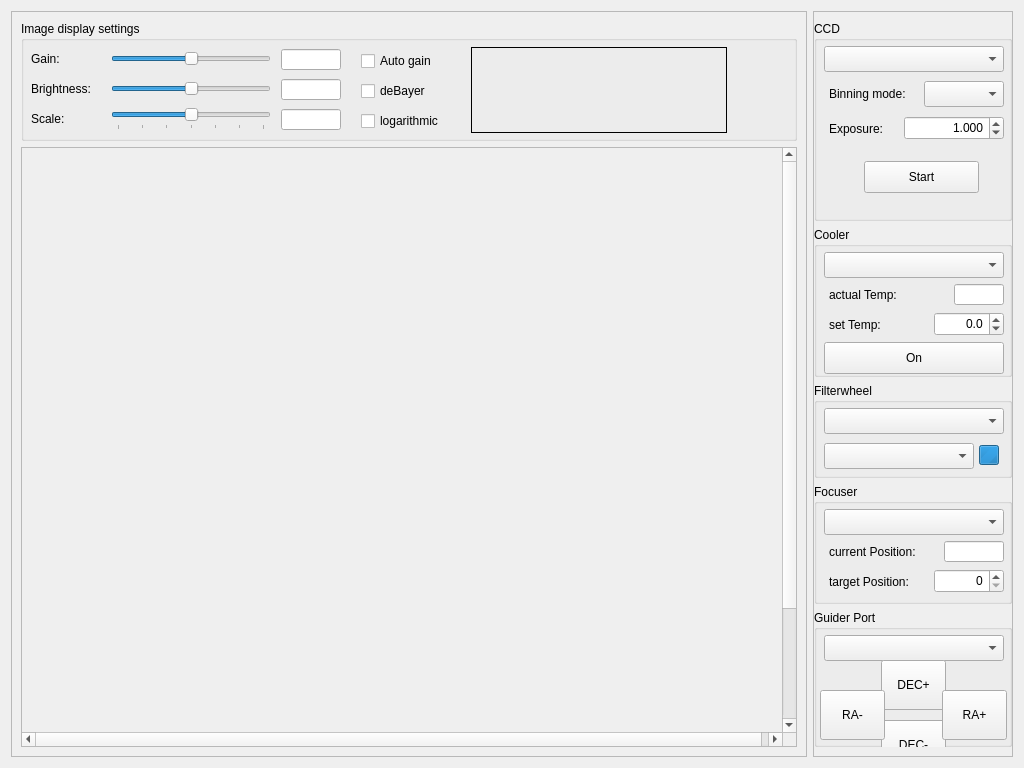
<?xml version="1.0" encoding="UTF-8"?>
<ui version="4.0">
 <class>PreviewWindow</class>
 <widget class="QWidget" name="PreviewWindow">
  <property name="geometry">
   <rect>
    <x>0</x>
    <y>0</y>
    <width>1024</width>
    <height>768</height>
   </rect>
  </property>
  <property name="windowTitle">
   <string>Form</string>
  </property>
  <layout class="QHBoxLayout" name="horizontalLayout">
   <item>
    <widget class="QFrame" name="imageFrame">
     <property name="frameShape">
      <enum>QFrame::StyledPanel</enum>
     </property>
     <property name="frameShadow">
      <enum>QFrame::Raised</enum>
     </property>
     <layout class="QVBoxLayout" name="verticalLayout_3">
      <item>
       <widget class="QGroupBox" name="imageOptions">
        <property name="minimumSize">
         <size>
          <width>0</width>
          <height>120</height>
         </size>
        </property>
        <property name="maximumSize">
         <size>
          <width>16777215</width>
          <height>120</height>
         </size>
        </property>
        <property name="title">
         <string>Image display settings</string>
        </property>
        <widget class="QSlider" name="gainSlider">
         <property name="geometry">
          <rect>
           <x>90</x>
           <y>27</y>
           <width>160</width>
           <height>22</height>
          </rect>
         </property>
         <property name="minimum">
          <number>-256</number>
         </property>
         <property name="maximum">
          <number>256</number>
         </property>
         <property name="singleStep">
          <number>8</number>
         </property>
         <property name="pageStep">
          <number>64</number>
         </property>
         <property name="orientation">
          <enum>Qt::Horizontal</enum>
         </property>
        </widget>
        <widget class="QLabel" name="gainLabel">
         <property name="geometry">
          <rect>
           <x>10</x>
           <y>30</y>
           <width>41</width>
           <height>16</height>
          </rect>
         </property>
         <property name="text">
          <string>Gain:</string>
         </property>
        </widget>
        <widget class="QLineEdit" name="gainField">
         <property name="geometry">
          <rect>
           <x>260</x>
           <y>28</y>
           <width>60</width>
           <height>21</height>
          </rect>
         </property>
         <property name="readOnly">
          <bool>true</bool>
         </property>
        </widget>
        <widget class="QLabel" name="brightnessLabel">
         <property name="geometry">
          <rect>
           <x>10</x>
           <y>60</y>
           <width>71</width>
           <height>16</height>
          </rect>
         </property>
         <property name="text">
          <string>Brightness:</string>
         </property>
        </widget>
        <widget class="QSlider" name="brightnessSlider">
         <property name="geometry">
          <rect>
           <x>90</x>
           <y>57</y>
           <width>160</width>
           <height>22</height>
          </rect>
         </property>
         <property name="minimum">
          <number>-256</number>
         </property>
         <property name="maximum">
          <number>256</number>
         </property>
         <property name="orientation">
          <enum>Qt::Horizontal</enum>
         </property>
        </widget>
        <widget class="QLineEdit" name="brightnessField">
         <property name="geometry">
          <rect>
           <x>260</x>
           <y>58</y>
           <width>60</width>
           <height>21</height>
          </rect>
         </property>
        </widget>
        <widget class="QCheckBox" name="autogainBox">
         <property name="geometry">
          <rect>
           <x>340</x>
           <y>30</y>
           <width>89</width>
           <height>20</height>
          </rect>
         </property>
         <property name="text">
          <string>Auto gain</string>
         </property>
        </widget>
        <widget class="QCheckBox" name="debayerBox">
         <property name="geometry">
          <rect>
           <x>340</x>
           <y>60</y>
           <width>89</width>
           <height>20</height>
          </rect>
         </property>
         <property name="text">
          <string>deBayer</string>
         </property>
        </widget>
        <widget class="QLabel" name="histogramLabel">
         <property name="geometry">
          <rect>
           <x>450</x>
           <y>26</y>
           <width>256</width>
           <height>86</height>
          </rect>
         </property>
         <property name="frameShape">
          <enum>QFrame::Box</enum>
         </property>
         <property name="text">
          <string/>
         </property>
        </widget>
        <widget class="QLabel" name="scaleLabel">
         <property name="geometry">
          <rect>
           <x>10</x>
           <y>90</y>
           <width>59</width>
           <height>16</height>
          </rect>
         </property>
         <property name="text">
          <string>Scale:</string>
         </property>
        </widget>
        <widget class="QSlider" name="scaleSlider">
         <property name="geometry">
          <rect>
           <x>90</x>
           <y>87</y>
           <width>160</width>
           <height>22</height>
          </rect>
         </property>
         <property name="minimum">
          <number>-3</number>
         </property>
         <property name="maximum">
          <number>3</number>
         </property>
         <property name="orientation">
          <enum>Qt::Horizontal</enum>
         </property>
         <property name="tickPosition">
          <enum>QSlider::TicksBelow</enum>
         </property>
         <property name="tickInterval">
          <number>1</number>
         </property>
        </widget>
        <widget class="QLineEdit" name="scaleField">
         <property name="geometry">
          <rect>
           <x>260</x>
           <y>88</y>
           <width>60</width>
           <height>21</height>
          </rect>
         </property>
         <property name="readOnly">
          <bool>true</bool>
         </property>
        </widget>
        <widget class="QCheckBox" name="logarithmicBox">
         <property name="geometry">
          <rect>
           <x>340</x>
           <y>90</y>
           <width>90</width>
           <height>20</height>
          </rect>
         </property>
         <property name="text">
          <string>logarithmic</string>
         </property>
        </widget>
       </widget>
      </item>
      <item>
       <widget class="QScrollArea" name="scrollArea">
        <property name="verticalScrollBarPolicy">
         <enum>Qt::ScrollBarAlwaysOn</enum>
        </property>
        <property name="horizontalScrollBarPolicy">
         <enum>Qt::ScrollBarAlwaysOn</enum>
        </property>
        <property name="sizeAdjustPolicy">
         <enum>QAbstractScrollArea::AdjustToContents</enum>
        </property>
        <property name="widgetResizable">
         <bool>false</bool>
        </property>
        <property name="alignment">
         <set>Qt::AlignCenter</set>
        </property>
        <widget class="QWidget" name="scrollAreaWidgetContents">
         <property name="geometry">
          <rect>
           <x>0</x>
           <y>0</y>
           <width>767</width>
           <height>727</height>
          </rect>
         </property>
         <zorder>imageOptions</zorder>
        </widget>
       </widget>
      </item>
     </layout>
    </widget>
   </item>
   <item>
    <widget class="QFrame" name="frame">
     <property name="minimumSize">
      <size>
       <width>200</width>
       <height>0</height>
      </size>
     </property>
     <property name="frameShape">
      <enum>QFrame::StyledPanel</enum>
     </property>
     <property name="frameShadow">
      <enum>QFrame::Raised</enum>
     </property>
     <property name="lineWidth">
      <number>0</number>
     </property>
     <layout class="QVBoxLayout" name="verticalLayout">
      <property name="leftMargin">
       <number>0</number>
      </property>
      <property name="rightMargin">
       <number>0</number>
      </property>
      <item>
       <widget class="QGroupBox" name="box1CCD">
        <property name="minimumSize">
         <size>
          <width>0</width>
          <height>200</height>
         </size>
        </property>
        <property name="maximumSize">
         <size>
          <width>16777215</width>
          <height>200</height>
         </size>
        </property>
        <property name="title">
         <string>CCD</string>
        </property>
        <widget class="QComboBox" name="ccdSelectionBox">
         <property name="geometry">
          <rect>
           <x>10</x>
           <y>25</y>
           <width>180</width>
           <height>26</height>
          </rect>
         </property>
        </widget>
        <widget class="QComboBox" name="binningBox">
         <property name="geometry">
          <rect>
           <x>110</x>
           <y>60</y>
           <width>80</width>
           <height>26</height>
          </rect>
         </property>
        </widget>
        <widget class="QLabel" name="label">
         <property name="geometry">
          <rect>
           <x>15</x>
           <y>65</y>
           <width>90</width>
           <height>16</height>
          </rect>
         </property>
         <property name="text">
          <string>Binning mode:</string>
         </property>
        </widget>
        <widget class="QLabel" name="label_4">
         <property name="geometry">
          <rect>
           <x>15</x>
           <y>100</y>
           <width>59</width>
           <height>16</height>
          </rect>
         </property>
         <property name="text">
          <string>Exposure:</string>
         </property>
        </widget>
        <widget class="QDoubleSpinBox" name="exposureSpinBox">
         <property name="geometry">
          <rect>
           <x>90</x>
           <y>95</y>
           <width>100</width>
           <height>24</height>
          </rect>
         </property>
         <property name="alignment">
          <set>Qt::AlignRight|Qt::AlignTrailing|Qt::AlignVCenter</set>
         </property>
         <property name="decimals">
          <number>3</number>
         </property>
         <property name="maximum">
          <double>3600.000000000000000</double>
         </property>
         <property name="value">
          <double>1.000000000000000</double>
         </property>
        </widget>
        <widget class="QPushButton" name="startButton">
         <property name="geometry">
          <rect>
           <x>50</x>
           <y>140</y>
           <width>115</width>
           <height>32</height>
          </rect>
         </property>
         <property name="text">
          <string>Start</string>
         </property>
        </widget>
       </widget>
      </item>
      <item>
       <widget class="QGroupBox" name="box2Cooler">
        <property name="minimumSize">
         <size>
          <width>0</width>
          <height>150</height>
         </size>
        </property>
        <property name="maximumSize">
         <size>
          <width>16777215</width>
          <height>150</height>
         </size>
        </property>
        <property name="title">
         <string>Cooler</string>
        </property>
        <widget class="QComboBox" name="coolerSelectionBox">
         <property name="geometry">
          <rect>
           <x>10</x>
           <y>25</y>
           <width>180</width>
           <height>26</height>
          </rect>
         </property>
        </widget>
        <widget class="QLabel" name="labelActualTemp">
         <property name="geometry">
          <rect>
           <x>15</x>
           <y>60</y>
           <width>100</width>
           <height>16</height>
          </rect>
         </property>
         <property name="text">
          <string>actual Temp:</string>
         </property>
        </widget>
        <widget class="QLineEdit" name="actualTempField">
         <property name="geometry">
          <rect>
           <x>140</x>
           <y>57</y>
           <width>50</width>
           <height>21</height>
          </rect>
         </property>
         <property name="alignment">
          <set>Qt::AlignRight|Qt::AlignTrailing|Qt::AlignVCenter</set>
         </property>
         <property name="readOnly">
          <bool>true</bool>
         </property>
        </widget>
        <widget class="QLabel" name="labelSetTemp">
         <property name="geometry">
          <rect>
           <x>15</x>
           <y>90</y>
           <width>100</width>
           <height>16</height>
          </rect>
         </property>
         <property name="text">
          <string>set Temp:</string>
         </property>
        </widget>
        <widget class="QDoubleSpinBox" name="setTempSpinBox">
         <property name="geometry">
          <rect>
           <x>120</x>
           <y>85</y>
           <width>70</width>
           <height>24</height>
          </rect>
         </property>
         <property name="alignment">
          <set>Qt::AlignRight|Qt::AlignTrailing|Qt::AlignVCenter</set>
         </property>
         <property name="decimals">
          <number>1</number>
         </property>
         <property name="minimum">
          <double>-40.000000000000000</double>
         </property>
         <property name="maximum">
          <double>20.000000000000000</double>
         </property>
        </widget>
        <widget class="QPushButton" name="coolerOnButton">
         <property name="geometry">
          <rect>
           <x>10</x>
           <y>115</y>
           <width>180</width>
           <height>32</height>
          </rect>
         </property>
         <property name="text">
          <string>On</string>
         </property>
        </widget>
       </widget>
      </item>
      <item>
       <widget class="QGroupBox" name="box3Filterwheel">
        <property name="maximumSize">
         <size>
          <width>16777215</width>
          <height>95</height>
         </size>
        </property>
        <property name="title">
         <string>Filterwheel</string>
        </property>
        <widget class="QComboBox" name="filterwheelSelectionBox">
         <property name="geometry">
          <rect>
           <x>10</x>
           <y>25</y>
           <width>180</width>
           <height>26</height>
          </rect>
         </property>
        </widget>
        <widget class="QComboBox" name="filternameBox">
         <property name="geometry">
          <rect>
           <x>10</x>
           <y>60</y>
           <width>150</width>
           <height>26</height>
          </rect>
         </property>
        </widget>
        <widget class="QProgressBar" name="filterwheelStatus">
         <property name="geometry">
          <rect>
           <x>165</x>
           <y>62</y>
           <width>20</width>
           <height>20</height>
          </rect>
         </property>
         <property name="maximum">
          <number>0</number>
         </property>
         <property name="value">
          <number>-1</number>
         </property>
         <property name="textVisible">
          <bool>false</bool>
         </property>
        </widget>
       </widget>
      </item>
      <item>
       <widget class="QGroupBox" name="groupBox">
        <property name="maximumSize">
         <size>
          <width>16777215</width>
          <height>120</height>
         </size>
        </property>
        <property name="title">
         <string>Focuser</string>
        </property>
        <widget class="QComboBox" name="focuserSelectionBox">
         <property name="geometry">
          <rect>
           <x>10</x>
           <y>25</y>
           <width>180</width>
           <height>26</height>
          </rect>
         </property>
        </widget>
        <widget class="QLineEdit" name="focuserCurrentField">
         <property name="geometry">
          <rect>
           <x>130</x>
           <y>57</y>
           <width>60</width>
           <height>21</height>
          </rect>
         </property>
         <property name="alignment">
          <set>Qt::AlignRight|Qt::AlignTrailing|Qt::AlignVCenter</set>
         </property>
        </widget>
        <widget class="QLabel" name="label_2">
         <property name="geometry">
          <rect>
           <x>15</x>
           <y>60</y>
           <width>110</width>
           <height>16</height>
          </rect>
         </property>
         <property name="text">
          <string>current Position:</string>
         </property>
        </widget>
        <widget class="QSpinBox" name="focuserSet">
         <property name="geometry">
          <rect>
           <x>120</x>
           <y>85</y>
           <width>70</width>
           <height>24</height>
          </rect>
         </property>
         <property name="alignment">
          <set>Qt::AlignRight|Qt::AlignTrailing|Qt::AlignVCenter</set>
         </property>
        </widget>
        <widget class="QLabel" name="label_3">
         <property name="geometry">
          <rect>
           <x>15</x>
           <y>90</y>
           <width>100</width>
           <height>16</height>
          </rect>
         </property>
         <property name="text">
          <string>target Position:</string>
         </property>
        </widget>
       </widget>
      </item>
      <item>
       <widget class="QGroupBox" name="groupBox_2">
        <property name="maximumSize">
         <size>
          <width>16777215</width>
          <height>162</height>
         </size>
        </property>
        <property name="title">
         <string>Guider Port</string>
        </property>
        <widget class="QComboBox" name="guiderportSelectionBox">
         <property name="geometry">
          <rect>
           <x>10</x>
           <y>25</y>
           <width>180</width>
           <height>26</height>
          </rect>
         </property>
        </widget>
        <widget class="QPushButton" name="decplusButton">
         <property name="geometry">
          <rect>
           <x>67</x>
           <y>50</y>
           <width>65</width>
           <height>50</height>
          </rect>
         </property>
         <property name="text">
          <string>DEC+</string>
         </property>
        </widget>
        <widget class="QPushButton" name="decminusButton">
         <property name="geometry">
          <rect>
           <x>67</x>
           <y>110</y>
           <width>65</width>
           <height>50</height>
          </rect>
         </property>
         <property name="text">
          <string>DEC-</string>
         </property>
        </widget>
        <widget class="QPushButton" name="raminusButton">
         <property name="geometry">
          <rect>
           <x>6</x>
           <y>80</y>
           <width>65</width>
           <height>50</height>
          </rect>
         </property>
         <property name="text">
          <string>RA-</string>
         </property>
        </widget>
        <widget class="QPushButton" name="raplusButton">
         <property name="geometry">
          <rect>
           <x>128</x>
           <y>80</y>
           <width>65</width>
           <height>50</height>
          </rect>
         </property>
         <property name="text">
          <string>RA+</string>
         </property>
        </widget>
       </widget>
      </item>
     </layout>
    </widget>
   </item>
  </layout>
 </widget>
 <resources/>
 <connections>
  <connection>
   <sender>coolerOnButton</sender>
   <signal>clicked()</signal>
   <receiver>PreviewWindow</receiver>
   <slot>coolerOnOff()</slot>
   <hints>
    <hint type="sourcelabel">
     <x>941</x>
     <y>348</y>
    </hint>
    <hint type="destinationlabel">
     <x>1018</x>
     <y>342</y>
    </hint>
   </hints>
  </connection>
  <connection>
   <sender>setTempSpinBox</sender>
   <signal>valueChanged(double)</signal>
   <receiver>PreviewWindow</receiver>
   <slot>coolerTemperatureChanged(double)</slot>
   <hints>
    <hint type="sourcelabel">
     <x>977</x>
     <y>310</y>
    </hint>
    <hint type="destinationlabel">
     <x>1023</x>
     <y>311</y>
    </hint>
   </hints>
  </connection>
  <connection>
   <sender>filternameBox</sender>
   <signal>currentIndexChanged(int)</signal>
   <receiver>PreviewWindow</receiver>
   <slot>filterwheelFilterChanged(int)</slot>
   <hints>
    <hint type="sourcelabel">
     <x>966</x>
     <y>433</y>
    </hint>
    <hint type="destinationlabel">
     <x>1021</x>
     <y>434</y>
    </hint>
   </hints>
  </connection>
  <connection>
   <sender>ccdSelectionBox</sender>
   <signal>currentIndexChanged(int)</signal>
   <receiver>PreviewWindow</receiver>
   <slot>ccdChanged(int)</slot>
   <hints>
    <hint type="sourcelabel">
     <x>969</x>
     <y>51</y>
    </hint>
    <hint type="destinationlabel">
     <x>1019</x>
     <y>49</y>
    </hint>
   </hints>
  </connection>
  <connection>
   <sender>coolerSelectionBox</sender>
   <signal>currentIndexChanged(int)</signal>
   <receiver>PreviewWindow</receiver>
   <slot>coolerChanged(int)</slot>
   <hints>
    <hint type="sourcelabel">
     <x>960</x>
     <y>254</y>
    </hint>
    <hint type="destinationlabel">
     <x>1020</x>
     <y>250</y>
    </hint>
   </hints>
  </connection>
  <connection>
   <sender>filterwheelSelectionBox</sender>
   <signal>currentIndexChanged(int)</signal>
   <receiver>PreviewWindow</receiver>
   <slot>filterwheelChanged(int)</slot>
   <hints>
    <hint type="sourcelabel">
     <x>970</x>
     <y>400</y>
    </hint>
    <hint type="destinationlabel">
     <x>1020</x>
     <y>402</y>
    </hint>
   </hints>
  </connection>
  <connection>
   <sender>focuserSelectionBox</sender>
   <signal>currentIndexChanged(int)</signal>
   <receiver>PreviewWindow</receiver>
   <slot>focuserChanged(int)</slot>
   <hints>
    <hint type="sourcelabel">
     <x>939</x>
     <y>501</y>
    </hint>
    <hint type="destinationlabel">
     <x>1016</x>
     <y>630</y>
    </hint>
   </hints>
  </connection>
  <connection>
   <sender>focuserSet</sender>
   <signal>valueChanged(int)</signal>
   <receiver>PreviewWindow</receiver>
   <slot>focuserSetChanged(int)</slot>
   <hints>
    <hint type="sourcelabel">
     <x>971</x>
     <y>560</y>
    </hint>
    <hint type="destinationlabel">
     <x>1014</x>
     <y>688</y>
    </hint>
   </hints>
  </connection>
  <connection>
   <sender>guiderportSelectionBox</sender>
   <signal>currentIndexChanged(int)</signal>
   <receiver>PreviewWindow</receiver>
   <slot>guiderportChanged(int)</slot>
   <hints>
    <hint type="sourcelabel">
     <x>930</x>
     <y>613</y>
    </hint>
    <hint type="destinationlabel">
     <x>1013</x>
     <y>618</y>
    </hint>
   </hints>
  </connection>
  <connection>
   <sender>decplusButton</sender>
   <signal>clicked()</signal>
   <receiver>PreviewWindow</receiver>
   <slot>guiderportActivated()</slot>
   <hints>
    <hint type="sourcelabel">
     <x>919</x>
     <y>655</y>
    </hint>
    <hint type="destinationlabel">
     <x>1021</x>
     <y>667</y>
    </hint>
   </hints>
  </connection>
  <connection>
   <sender>raplusButton</sender>
   <signal>clicked()</signal>
   <receiver>PreviewWindow</receiver>
   <slot>guiderportActivated()</slot>
   <hints>
    <hint type="sourcelabel">
     <x>967</x>
     <y>697</y>
    </hint>
    <hint type="destinationlabel">
     <x>1017</x>
     <y>727</y>
    </hint>
   </hints>
  </connection>
  <connection>
   <sender>decminusButton</sender>
   <signal>clicked()</signal>
   <receiver>PreviewWindow</receiver>
   <slot>guiderportActivated()</slot>
   <hints>
    <hint type="sourcelabel">
     <x>932</x>
     <y>708</y>
    </hint>
    <hint type="destinationlabel">
     <x>1016</x>
     <y>718</y>
    </hint>
   </hints>
  </connection>
  <connection>
   <sender>raminusButton</sender>
   <signal>clicked()</signal>
   <receiver>PreviewWindow</receiver>
   <slot>guiderportActivated()</slot>
   <hints>
    <hint type="sourcelabel">
     <x>843</x>
     <y>678</y>
    </hint>
    <hint type="destinationlabel">
     <x>987</x>
     <y>760</y>
    </hint>
   </hints>
  </connection>
  <connection>
   <sender>startButton</sender>
   <signal>clicked()</signal>
   <receiver>PreviewWindow</receiver>
   <slot>toggleStream()</slot>
   <hints>
    <hint type="sourcelabel">
     <x>945</x>
     <y>162</y>
    </hint>
    <hint type="destinationlabel">
     <x>1017</x>
     <y>162</y>
    </hint>
   </hints>
  </connection>
  <connection>
   <sender>exposureSpinBox</sender>
   <signal>editingFinished()</signal>
   <receiver>PreviewWindow</receiver>
   <slot>exposureChanged()</slot>
   <hints>
    <hint type="sourcelabel">
     <x>956</x>
     <y>122</y>
    </hint>
    <hint type="destinationlabel">
     <x>1018</x>
     <y>120</y>
    </hint>
   </hints>
  </connection>
  <connection>
   <sender>binningBox</sender>
   <signal>currentIndexChanged(int)</signal>
   <receiver>PreviewWindow</receiver>
   <slot>exposureChanged()</slot>
   <hints>
    <hint type="sourcelabel">
     <x>955</x>
     <y>84</y>
    </hint>
    <hint type="destinationlabel">
     <x>1018</x>
     <y>88</y>
    </hint>
   </hints>
  </connection>
  <connection>
   <sender>gainSlider</sender>
   <signal>valueChanged(int)</signal>
   <receiver>PreviewWindow</receiver>
   <slot>imageSettingsChanged()</slot>
   <hints>
    <hint type="sourcelabel">
     <x>208</x>
     <y>48</y>
    </hint>
    <hint type="destinationlabel">
     <x>209</x>
     <y>5</y>
    </hint>
   </hints>
  </connection>
  <connection>
   <sender>brightnessSlider</sender>
   <signal>valueChanged(int)</signal>
   <receiver>PreviewWindow</receiver>
   <slot>imageSettingsChanged()</slot>
   <hints>
    <hint type="sourcelabel">
     <x>233</x>
     <y>91</y>
    </hint>
    <hint type="destinationlabel">
     <x>492</x>
     <y>4</y>
    </hint>
   </hints>
  </connection>
  <connection>
   <sender>scaleSlider</sender>
   <signal>valueChanged(int)</signal>
   <receiver>PreviewWindow</receiver>
   <slot>imageSettingsChanged()</slot>
   <hints>
    <hint type="sourcelabel">
     <x>161</x>
     <y>106</y>
    </hint>
    <hint type="destinationlabel">
     <x>156</x>
     <y>6</y>
    </hint>
   </hints>
  </connection>
  <connection>
   <sender>logarithmicBox</sender>
   <signal>clicked()</signal>
   <receiver>PreviewWindow</receiver>
   <slot>imageSettingsChanged()</slot>
   <hints>
    <hint type="sourcelabel">
     <x>397</x>
     <y>113</y>
    </hint>
    <hint type="destinationlabel">
     <x>409</x>
     <y>9</y>
    </hint>
   </hints>
  </connection>
 </connections>
 <slots>
  <slot>coolerOnOff()</slot>
  <slot>coolerTemperatureChanged(double)</slot>
  <slot>filterwheelFilterChanged(int)</slot>
  <slot>ccdChanged(int)</slot>
  <slot>coolerChanged(int)</slot>
  <slot>filterwheelChanged(int)</slot>
  <slot>focuserChanged(int)</slot>
  <slot>focuserSetChanged(int)</slot>
  <slot>guiderportChanged(int)</slot>
  <slot>guiderportActivated()</slot>
  <slot>toggleStream()</slot>
  <slot>exposureChanged()</slot>
  <slot>imageSettingsChanged()</slot>
 </slots>
</ui>
